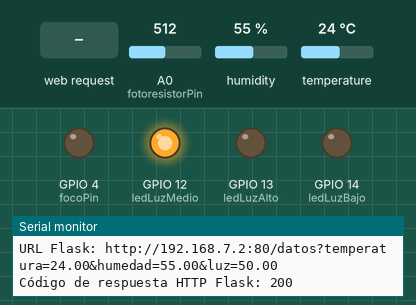
A sketch run on a simulated ESP8266 (NodeMCU). On the bench: output pins drawn as LEDs (lit = HIGH), the last lines printed to the serial monitor. The test bench sets the inputs (shaded band); at power-on: A0 (fotoresistorPin) = 512, humidity 55 %, temperature 24 °C. WiFi joins after 1.5 s; servers stay silent unless stated; uploads are accepted with an empty reply.

Above: at 2.7 s.
2.8 s: HTTP request GET /encender received
At 11.1 s:
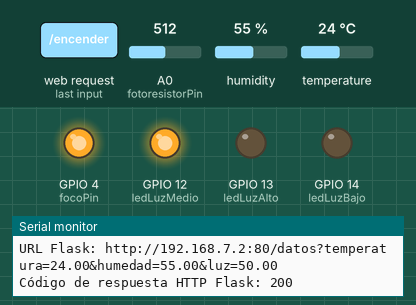
11.4 s: A0 (fotoresistorPin) set to 599
19.8 s: A0 (fotoresistorPin) set to 616
At 27.9 s:
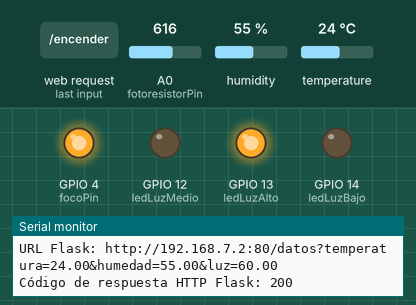
28.3 s: HTTP request GET /apagar received
At 35.7 s:
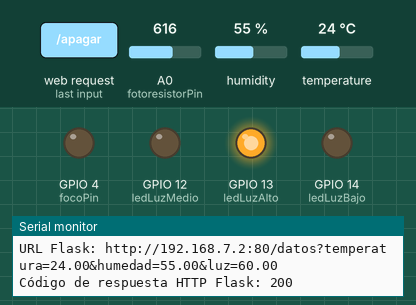
36.7 s: A0 (fotoresistorPin) set to 122
At 44.7 s:
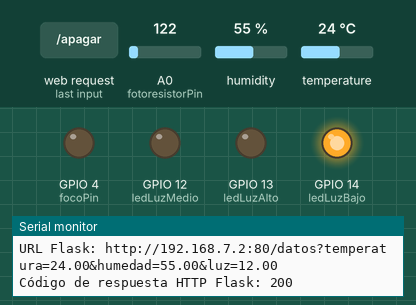
45.2 s: HTTP request GET /encender received
At 52.4 s:
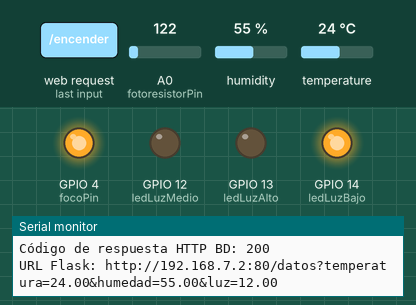
Timing chart, 0 to 53.9 s (numbered marks = the images above; inputs shaded):
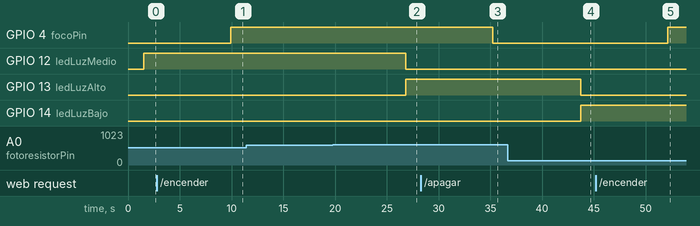

Measured:
- the behaviour switches between 608 and 609 on A0 (fotoresistorPin) (found by bisection; images 1 and 2)
- after the input at 2.8 s, GPIO 4 (focoPin): LOW → HIGH after 7.1 s
- after the input at 19.8 s, GPIO 12 (ledLuzMedio): HIGH → LOW after 7.0 s; GPIO 13 (ledLuzAlto): LOW → HIGH after 7.0 s
- after the input at 28.3 s, GPIO 4 (focoPin): HIGH → LOW after 7.0 s
- after the input at 36.7 s, GPIO 13 (ledLuzAlto): HIGH → LOW after 7.0 s; GPIO 14 (ledLuzBajo): LOW → HIGH after 7.0 s
- after the input at 45.2 s, GPIO 4 (focoPin): LOW → HIGH after 6.9 s

The sketch:

alarma_asterisk_foco.ino
```cpp
#include <ESP8266WiFi.h>
#include <ESP8266HTTPClient.h>
#include <WiFiClient.h>
#include <ESP8266WebServer.h>

WiFiClient wifiClient;
#include <DHT.h>
#define DHTTYPE DHT11
#define dht_dpin 5 // PIN D1 PARA DHT11
DHT dht(dht_dpin, DHTTYPE);

const char* ssid = "LEON-RED";
const char* password = "76697978";

ESP8266WebServer server(80);

const char* serverNameBD = "http://192.168.7.3/Alarma_asterisk/insertar_datos.php";
const char* serverNameFlask = "http://192.168.7.2:80/datos";

//const int potPin = 2;          // Pin D4 conectado al potenciómetro
const int fotoresistorPin = A0; // Pin analógico conectado a la fotoresistencia
//int potValue = 0;               // Variable para almacenar el valor del potenciómetro

const int focoPin = 4;

const int ledLuzBajo = 14;   // PIN D5 LED para indicar luz baja
const int ledLuzMedio = 12;  // PIN D6 LED para indicar luz media
const int ledLuzAlto = 13;   // PIN D7 LED para indicar luz alta

void setup() {
  Serial.begin(115200);
  WiFi.begin(ssid, password);

  pinMode(ledLuzBajo, OUTPUT);
  pinMode(ledLuzMedio, OUTPUT);
  pinMode(ledLuzAlto, OUTPUT);

  digitalWrite(ledLuzBajo, LOW);
  digitalWrite(ledLuzMedio, LOW);
  digitalWrite(ledLuzAlto, LOW);

  pinMode(focoPin, OUTPUT);
  digitalWrite(focoPin, LOW);

  while (WiFi.status() != WL_CONNECTED) {
    delay(500);
    Serial.println("Connecting to WiFi...");
  }

  Serial.println("Connected to WiFi");
  Serial.println("IP address: ");
  Serial.println(WiFi.localIP());

    server.on("/encender", []() {
    Serial.println("Received request to /encender");
    digitalWrite(focoPin, HIGH); // HIGH enciende el FOCO
    server.send(200, "text/plain", "FOCO Encendido");
  });

  server.on("/apagar", []() {
    Serial.println("Received request to /apagar");
    digitalWrite(focoPin, LOW); // LOW apaga el FOCO
    server.send(200, "text/plain", "FOCO Apagado");
  });

  server.onNotFound([]() {
    Serial.println("Received request to unknown path");
    server.send(404, "text/plain", "Not Found");
  });

  server.begin();
  Serial.println("HTTP server started");


}


void loop() {

  server.handleClient();


  // Leer la temperatura y la humedad
  float humidity = dht.readHumidity();
  float temperature = dht.readTemperature();

  // Leer el valor de la fotoresistencia
  int fotoresistorValue = analogRead(fotoresistorPin);
  float luminosity = map(fotoresistorValue, 0, 1023, 0, 100);


    // Mostrar los valores leídos en el monitor serial
    Serial.print("Temperatura: ");
    Serial.print(temperature);
    Serial.println(" °C");
    Serial.print("Humedad: ");
    Serial.print(humidity);
    Serial.println(" %");
    Serial.print("Luminosidad: ");
    Serial.print(luminosity);
    Serial.println(" %");

    // Luz
    if (luminosity < 20) {
      digitalWrite(ledLuzBajo, HIGH);
      digitalWrite(ledLuzMedio, LOW);
      digitalWrite(ledLuzAlto, LOW);
    } else if (luminosity >= 20 && luminosity < 60) {
      digitalWrite(ledLuzBajo, LOW);
      digitalWrite(ledLuzMedio, HIGH);
      digitalWrite(ledLuzAlto, LOW);
    } else if (luminosity >= 60 && luminosity <= 100) {
      digitalWrite(ledLuzBajo, LOW);
      digitalWrite(ledLuzMedio, LOW);
      digitalWrite(ledLuzAlto, HIGH);
    }


    if (WiFi.status() == WL_CONNECTED) {
    // Enviar datos al servidor de la base de datos
    HTTPClient http;
    String url = String(serverNameBD) + "?temperatura=" + String(temperature) + "&humedad=" + String(humidity) + "&luz=" + String(luminosity);
    Serial.print("URL: ");
    Serial.println(url);
    http.begin(wifiClient, url);
    int httpResponseCode = http.GET();

    if (httpResponseCode > 0) {
      String response = http.getString();
      Serial.print("Código de respuesta HTTP BD: ");
      Serial.println(httpResponseCode);
      Serial.println(response);
    } else {
      Serial.print("Error al enviar GET BD: ");
      Serial.println(httpResponseCode);
    }

    http.end();

    // Enviar datos al servidor Flask
    String urlFlask = String(serverNameFlask) + "?temperatura=" + String(temperature) + "&humedad=" + String(humidity) + "&luz=" + String(luminosity);
    Serial.print("URL Flask: ");
    Serial.println(urlFlask);
    http.begin(wifiClient, urlFlask);
    int httpResponseCodeFlask = http.GET();

    if (httpResponseCodeFlask > 0) {
      String response = http.getString();
      Serial.print("Código de respuesta HTTP Flask: ");
      Serial.println(httpResponseCodeFlask);
      Serial.println(response);
    } else {
      Serial.print("Error al enviar GET Flask: ");
      Serial.println(httpResponseCodeFlask);
    }

    http.end();
  }


  delay(8000); // Enviar datos cada 5 segundos

}
```
